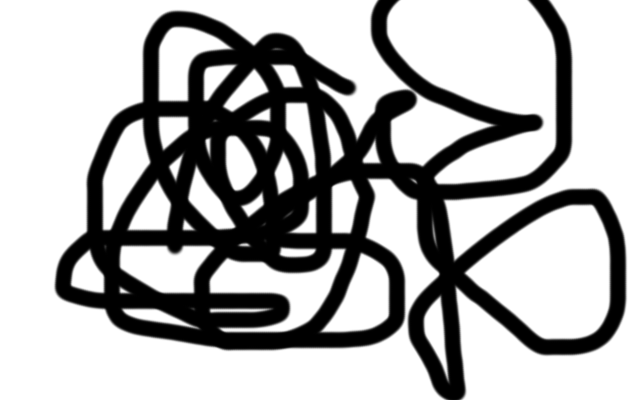
#> input picture py/pil/sample.png, 640 x 400 px
$ python pil_test.py
#> lines starting #> are read from the running program, lines starting #| are printed output that depends on the picture
from PIL import Image

img = Image.open('sample.png', 'r')
#> img is the input picture: PIL image 640x400 RGB; min 0, max 255, mean 174.7
resize_img = img.resize((100, 100))
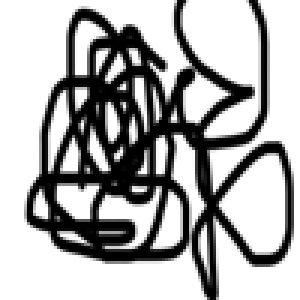
#> resize_img: PIL image 100x100 RGB (shown 3 times larger); min 0, max 255, mean 174.8
resize_img.save('resize_img.png', 'PNG', quality=100, optimize=True)
